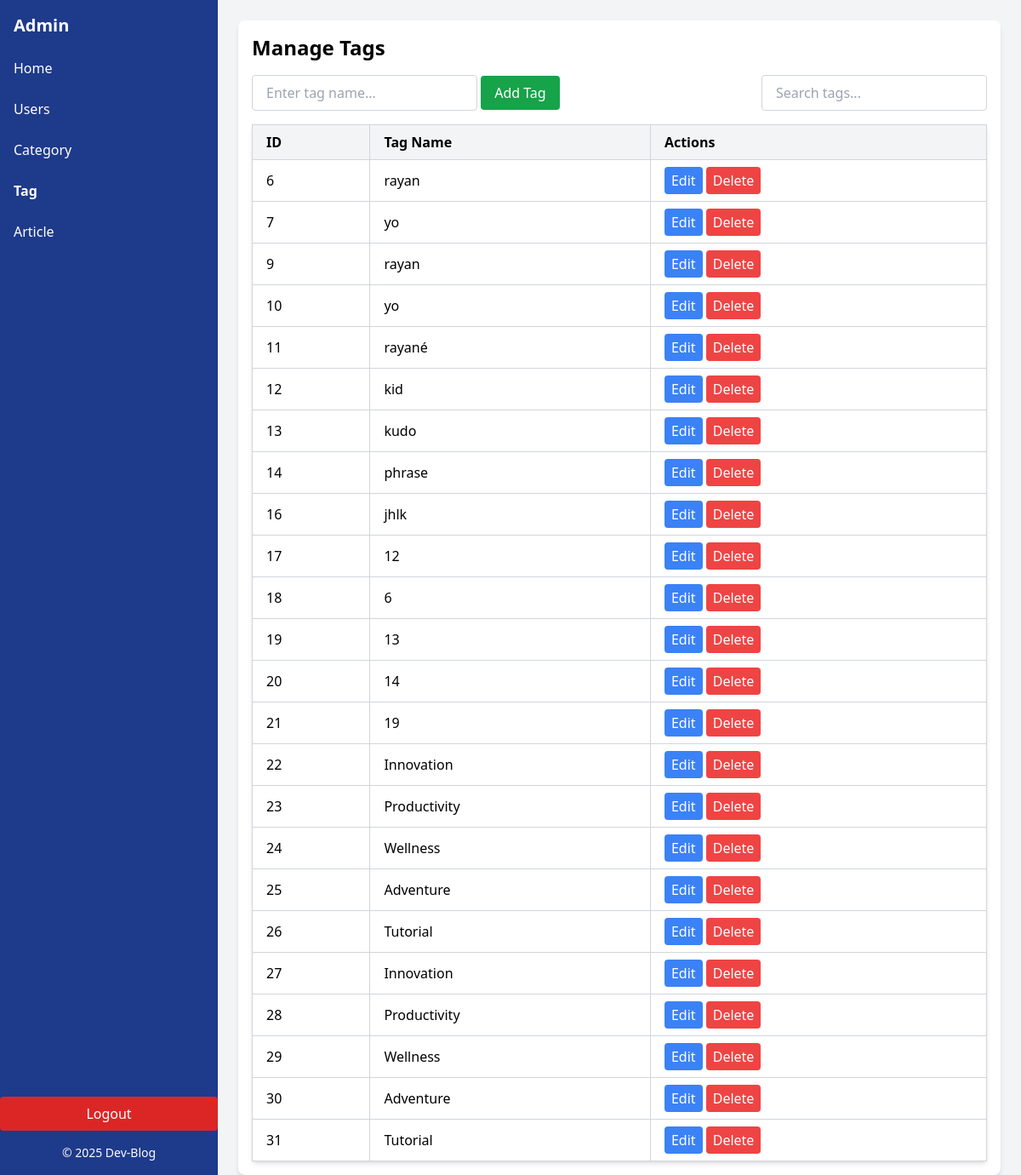
The page /app/front-end/tag.php (signed in) on the database its author committed.
### tables this page shows
CREATE TABLE `tags` (
  `id` bigint(20) NOT NULL,
  `name` varchar(255) NOT NULL
);

### app/config/database.php (called while the page is built, shortened)
<?php
class Database
{
    private $servername = "localhost";
    private $username = "root";
    private $password = "";
    private $dbname = "blogger";
    private $conn;
    public function __construct()
    {
        try {
            $this->conn = new PDO("mysql:host={$this->servername};dbname={$this->dbname}", $this->username, $this->password);
            $this->conn->setAttribute(PDO::ATTR_ERRMODE, PDO::ERRMODE_EXCEPTION);
        } catch (PDOException $e) {
            die("Connection failed: " . $e->getMessage());
        }
    }
    public function getConnection() {
        return $this->conn;
    }
}

### app/handler/t.php (called while the page is built, shortened)
<?php
$database = new Database();
$db = $database->getConnection();
$tag = new Tag($db);
$tags = $tag->display();

### app/class/crud/crud.php (called while the page is built, shortened)
<?php
class Crud extends Database
{
    public function selectRecords(string $table, string $columns = '*', string $where = null)
    {
        $sql = "SELECT $columns FROM $table";
        try {
            $stmt = $this->getConnection()->prepare($sql);
            if ($stmt->execute()) {
                return $stmt->fetchAll(PDO::FETCH_ASSOC);
            } else {
                return false;
            }
        } catch (PDOException $e) {
            error_log("Error selecting records: " . $e->getMessage());
            return false;
        }
    }
}

### app/class/tags/Tag.php (called while the page is built, shortened)
<?php
class Tag extends Crud {
    private $table = "tags";
    public function display() {
        return $this->selectRecords($this->table);
    }
}
?>

### app/front-end/tag.php (the view, shortened to what this page needs)
<?php
require_once '../class/tags/Tag.php';
require_once '../handler/t.php';
?>
<!DOCTYPE html>
<html lang="en">
<head>
  <script src="https://cdn.tailwindcss.com"></script>
</head>
<body class="bg-gray-100 h-screen">
  <div class="flex h-full">
    <aside class="w-64 bg-blue-900 text-white flex flex-col">
      <div class="p-4 text-xl font-bold">Admin</div>
      <nav class="flex-1">
        <ul class="space-y-2">
        <li><a href="dashboard.php" class="block px-4 py-2 hover:bg-blue-700">Home</a></li>
        <li><a href="userTrack.php" class="block px-4 py-2 hover:bg-blue-700">Users</a></li>
          <li><a href="category.php" class="block px-4 py-2 hover:bg-blue-700">Category</a></li>
          <li><a href="tag.php" class="block px-4 py-2 hover:bg-blue-700 font-bold">Tag</a></li>
          <li><a href="article.php" class="block px-4 py-2 hover:bg-blue-700">Article</a></li>
        </ul>
      </nav>
      <form action="" method="POST">
        <button type="submit" name="logout" class="w-full bg-red-600 text-white py-2 rounded hover:bg-red-700">Logout</button>
      </form>
      <div class="p-4 text-sm text-center">&copy; 2025 Dev-Blog</div>
    </aside>
    <main class="flex-1 p-6">
      <div class="bg-white shadow-md rounded-lg p-4">
        <h1 class="text-2xl font-semibold mb-4">Manage Tags</h1>
        <div class="flex justify-between items-center mb-4">
          <form action="tag.php" method="POST">
            <input type="text" name="nameTag" placeholder="Enter tag name..." class="border border-gray-300 rounded px-4 py-2" required />
            <button type="submit" name="add_tag" class="bg-green-600 text-white px-4 py-2 rounded hover:bg-green-700">
              Add Tag
            </button>
          </form>
          <input type="text" placeholder="Search tags..." class="border border-gray-300 rounded px-4 py-2" />
        </div>
        <table class="w-full border border-gray-300 bg-white rounded shadow-md">
          <thead class="bg-gray-100">
            <tr>
              <th class="border border-gray-300 px-4 py-2 text-left">ID</th>
              <th class="border border-gray-300 px-4 py-2 text-left">Tag Name</th>
              <th class="border border-gray-300 px-4 py-2 text-left">Actions</th>
            </tr>
          </thead>
          <tbody>
            <?php foreach ($tags as $tagItem): ?>
              <tr>
                <td class="border border-gray-300 px-4 py-2"><?php echo htmlspecialchars($tagItem['id']); ?></td>
                <td class="border border-gray-300 px-4 py-2"><?php echo htmlspecialchars($tagItem['name']); ?></td>
                <td class="border border-gray-300 px-4 py-2">
                  <a href="updateTag.php?id=<?php echo htmlspecialchars($tagItem['id']); ?>">
                    <button class="bg-blue-500 text-white px-2 py-1 rounded hover:bg-blue-600">Edit</button>
                  </a>
                  <a href="tag.php?delete_id=<?php echo htmlspecialchars($tagItem['id']); ?>" onclick="return confirm('Are you sure you want to delete this tag?');">
                    <button class="bg-red-500 text-white px-2 py-1 rounded hover:bg-red-600">Delete</button>
                  </a>
                </td>
              </tr>
            <?php endforeach; ?>
          </tbody>
        </table>
      </div>
    </main>
  </div>
</body>
</html>

### rows shown on the page
tags: id "6", name "rayan"
tags: id "7", name "yo"
tags: id "9", name "rayan"
tags: id "10", name "yo"
tags: id "11", name "rayané"
tags: id "12", name "kid"
tags: id "13", name "kudo"
tags: id "14", name "phrase"
tags: id "16", name "jhlk"
tags: id "17", name "12"
tags: id "18", name "6"
tags: id "19", name "13"
tags: id "20", name "14"
tags: id "21", name "19"
tags: id "22", name "Innovation"
tags: id "23", name "Productivity"
tags: id "24", name "Wellness"
tags: id "25", name "Adventure"
tags: id "26", name "Tutorial"
tags: id "27", name "Innovation"
tags: id "28", name "Productivity"
tags: id "29", name "Wellness"
tags: id "30", name "Adventure"
tags: id "31", name "Tutorial"
